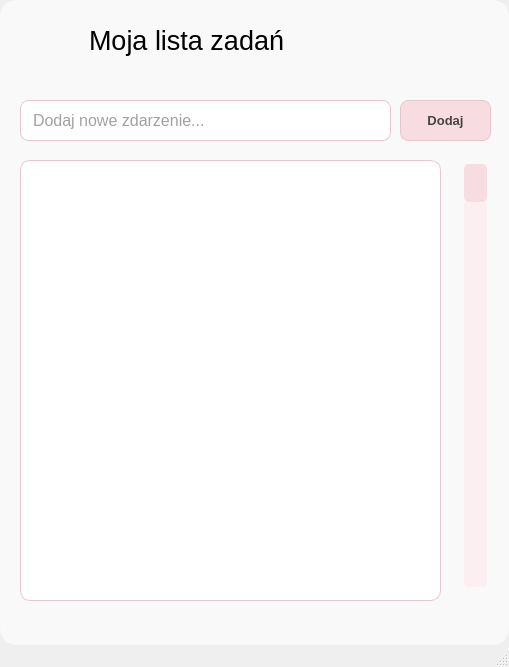
<?xml version="1.0" encoding="UTF-8"?>
<ui version="4.0">
 <class>mainWindow</class>
 <widget class="QMainWindow" name="mainWindow">
  <property name="geometry">
   <rect>
    <x>0</x>
    <y>0</y>
    <width>509</width>
    <height>667</height>
   </rect>
  </property>
  <property name="windowTitle">
   <string>MainWindow</string>
  </property>
  <property name="styleSheet">
   <string notr="true">QMainWindow {
    background: qlineargradient(
        spread:pad,
        x1:0, y1:0,
        x2:1, y2:1,
        stop:0 #F7DDE2,
        stop:1 #F4C9D1
    );
}

</string>
  </property>
  <widget class="QWidget" name="centralwidget">
   <property name="styleSheet">
    <string notr="true">QWidget#centralwidget {
    background-color: rgba(255, 255, 255, 0.6);
    border-radius: 16px;
    border: 1px solid rgba(255, 255, 255, 0.4);
}
</string>
   </property>
   <widget class="QListWidget" name="listWidget">
    <property name="geometry">
     <rect>
      <x>20</x>
      <y>160</y>
      <width>421</width>
      <height>441</height>
     </rect>
    </property>
    <property name="styleSheet">
     <string notr="true">QListWidget {
    background: #FFFFFF;
    border: 1px solid #E8C7CC;
    border-radius: 10px;
    padding: 8px;
    color: #444;
}
</string>
    </property>
   </widget>
   <widget class="QPushButton" name="Dodaj">
    <property name="geometry">
     <rect>
      <x>400</x>
      <y>100</y>
      <width>91</width>
      <height>41</height>
     </rect>
    </property>
    <property name="font">
     <font>
      <family>Segoe UI</family>
      <pointsize>10</pointsize>
      <bold>true</bold>
     </font>
    </property>
    <property name="styleSheet">
     <string notr="true">QPushButton {
    background-color: #F7DDE2;
    color: #444;
    padding: 6px 14px;
    border-radius: 8px;
    border: 1px solid #E8C7CC;
    font-weight: bold;
}

QPushButton:hover {
    background-color: #F4C9D1;
}

QPushButton:pressed {
    background-color: #E8B7C1;
}
</string>
    </property>
    <property name="text">
     <string>Dodaj</string>
    </property>
    <property name="icon">
     <iconset>
      <normaloff>add-new-3.png</normaloff>add-new-3.png</iconset>
    </property>
   </widget>
   <widget class="QLabel" name="label">
    <property name="geometry">
     <rect>
      <x>70</x>
      <y>10</y>
      <width>231</width>
      <height>61</height>
     </rect>
    </property>
    <property name="font">
     <font>
      <family>Segoe UI</family>
      <pointsize>20</pointsize>
     </font>
    </property>
    <property name="styleSheet">
     <string notr="true">QLabel { 
 
    border-bottom: 1px solid #E8DAD8;
    padding: 12px;
}</string>
    </property>
    <property name="text">
     <string>Moja lista zadań</string>
    </property>
   </widget>
   <widget class="QScrollBar" name="verticalScrollBar">
    <property name="geometry">
     <rect>
      <x>460</x>
      <y>160</y>
      <width>31</width>
      <height>431</height>
     </rect>
    </property>
    <property name="styleSheet">
     <string notr="true">QScrollBar:vertical {
    background: transparent;
    width: 10px;
    margin: 4px;
    border-radius: 5px;
}

QScrollBar::handle:vertical {
    background: #F7DDE2;
    min-height: 20px;
    border-radius: 5px;
}

QScrollBar::handle:vertical:hover {
    background: #F4C9D1;
}

QScrollBar::add-line:vertical,
QScrollBar::sub-line:vertical,
QScrollBar::up-arrow,
QScrollBar::down-arrow {
    height: 0;
    width: 0;
    background: none;
    border: none;
}

QScrollBar::add-page:vertical,
QScrollBar::sub-page:vertical {
    background: #FBEFF2;
    border-radius: 5px;
}

</string>
    </property>
    <property name="orientation">
     <enum>Qt::Orientation::Vertical</enum>
    </property>
   </widget>
   <widget class="QLabel" name="label_2">
    <property name="geometry">
     <rect>
      <x>10</x>
      <y>10</y>
      <width>71</width>
      <height>71</height>
     </rect>
    </property>
    <property name="text">
     <string/>
    </property>
    <property name="pixmap">
     <pixmap>04-sfa_-temporary-tasks.png</pixmap>
    </property>
    <property name="scaledContents">
     <bool>true</bool>
    </property>
   </widget>
   <widget class="QLineEdit" name="lineEdit1">
    <property name="geometry">
     <rect>
      <x>20</x>
      <y>100</y>
      <width>371</width>
      <height>41</height>
     </rect>
    </property>
    <property name="styleSheet">
     <string notr="true">QLineEdit {
    background: #FFFFFF;
    border: 1px solid #E8C7CC;
    border-radius: 8px;
    padding: 6px 10px;
    color: #444;
    font-size: 12pt;
}

QLineEdit:hover {
    border: 1px solid #F4C9D1;
}

QLineEdit:focus {
    border: 2px solid #E8B7C1;
    background: #FFF7F9;
}</string>
    </property>
    <property name="placeholderText">
     <string>Dodaj nowe zdarzenie...</string>
    </property>
   </widget>
  </widget>
  <widget class="QStatusBar" name="statusbar"/>
 </widget>
 <resources/>
 <connections/>
</ui>
